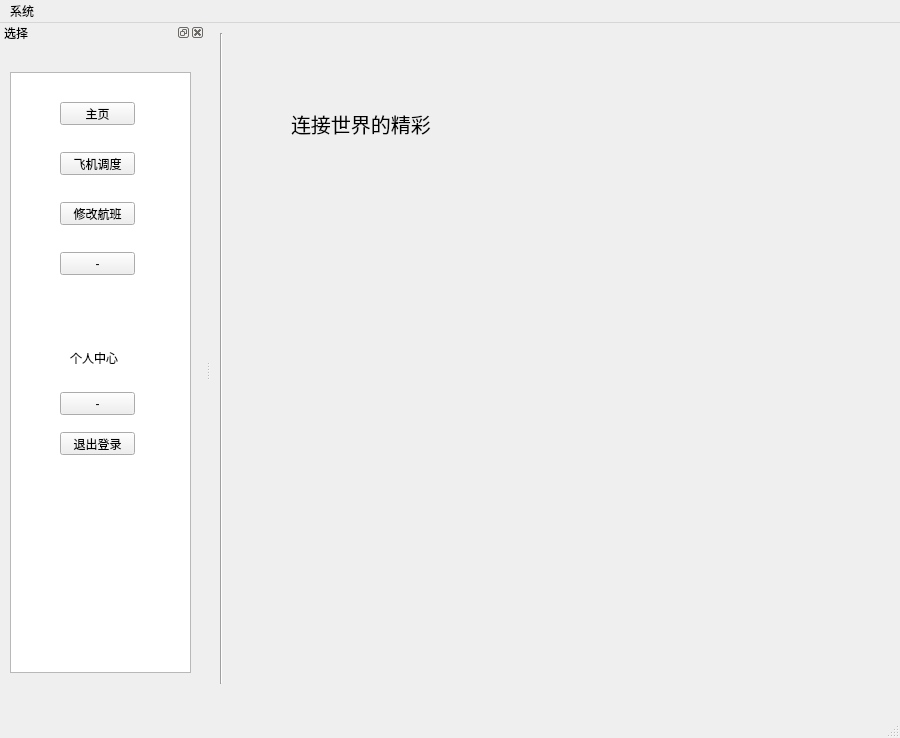
<?xml version="1.0" encoding="UTF-8"?>
<ui version="4.0">
 <class>CatalogWindow</class>
 <widget class="QMainWindow" name="CatalogWindow">
  <property name="geometry">
   <rect>
    <x>0</x>
    <y>0</y>
    <width>900</width>
    <height>738</height>
   </rect>
  </property>
  <property name="windowTitle">
   <string>航空联盟管理系统</string>
  </property>
  <widget class="QWidget" name="centralwidget">
   <widget class="Line" name="line">
    <property name="geometry">
     <rect>
      <x>0</x>
      <y>10</y>
      <width>21</width>
      <height>651</height>
     </rect>
    </property>
    <property name="orientation">
     <enum>Qt::Vertical</enum>
    </property>
   </widget>
   <widget class="QStackedWidget" name="stackedWidget">
    <property name="geometry">
     <rect>
      <x>20</x>
      <y>10</y>
      <width>621</width>
      <height>651</height>
     </rect>
    </property>
    <property name="currentIndex">
     <number>0</number>
    </property>
    <widget class="QWidget" name="Home">
     <widget class="QLabel" name="label_5">
      <property name="geometry">
       <rect>
        <x>60</x>
        <y>70</y>
        <width>151</width>
        <height>41</height>
       </rect>
      </property>
      <property name="font">
       <font>
        <family>方正姚体</family>
        <pointsize>15</pointsize>
       </font>
      </property>
      <property name="text">
       <string>连接世界的精彩</string>
      </property>
     </widget>
    </widget>
    <widget class="QWidget" name="SearchPage">
     <widget class="QLabel" name="label">
      <property name="geometry">
       <rect>
        <x>50</x>
        <y>80</y>
        <width>54</width>
        <height>12</height>
       </rect>
      </property>
      <property name="text">
       <string>出发</string>
      </property>
     </widget>
     <widget class="QLineEdit" name="lineEdit">
      <property name="geometry">
       <rect>
        <x>100</x>
        <y>80</y>
        <width>113</width>
        <height>20</height>
       </rect>
      </property>
     </widget>
     <widget class="QLabel" name="label_2">
      <property name="geometry">
       <rect>
        <x>320</x>
        <y>90</y>
        <width>54</width>
        <height>12</height>
       </rect>
      </property>
      <property name="text">
       <string>到达</string>
      </property>
     </widget>
     <widget class="QLineEdit" name="lineEdit_2">
      <property name="geometry">
       <rect>
        <x>370</x>
        <y>80</y>
        <width>113</width>
        <height>20</height>
       </rect>
      </property>
     </widget>
     <widget class="QLabel" name="label_3">
      <property name="geometry">
       <rect>
        <x>60</x>
        <y>140</y>
        <width>54</width>
        <height>12</height>
       </rect>
      </property>
      <property name="text">
       <string>日期</string>
      </property>
     </widget>
     <widget class="QDateEdit" name="dateEdit">
      <property name="geometry">
       <rect>
        <x>120</x>
        <y>130</y>
        <width>110</width>
        <height>22</height>
       </rect>
      </property>
     </widget>
     <widget class="QLabel" name="label_7">
      <property name="geometry">
       <rect>
        <x>40</x>
        <y>30</y>
        <width>61</width>
        <height>21</height>
       </rect>
      </property>
      <property name="text">
       <string>发布航班</string>
      </property>
     </widget>
    </widget>
    <widget class="QWidget" name="MyOrders">
     <widget class="QLabel" name="label_6">
      <property name="geometry">
       <rect>
        <x>60</x>
        <y>50</y>
        <width>61</width>
        <height>31</height>
       </rect>
      </property>
      <property name="text">
       <string>我的订单</string>
      </property>
     </widget>
    </widget>
   </widget>
  </widget>
  <widget class="QMenuBar" name="menubar">
   <property name="geometry">
    <rect>
     <x>0</x>
     <y>0</y>
     <width>900</width>
     <height>23</height>
    </rect>
   </property>
   <widget class="QMenu" name="menu111">
    <property name="title">
     <string>系统</string>
    </property>
   </widget>
   <addaction name="menu111"/>
  </widget>
  <widget class="QStatusBar" name="statusbar"/>
  <widget class="QDockWidget" name="dockWidget">
   <property name="sizePolicy">
    <sizepolicy hsizetype="Fixed" vsizetype="Fixed">
     <horstretch>0</horstretch>
     <verstretch>0</verstretch>
    </sizepolicy>
   </property>
   <property name="minimumSize">
    <size>
     <width>205</width>
     <height>693</height>
    </size>
   </property>
   <property name="windowTitle">
    <string>选择</string>
   </property>
   <attribute name="dockWidgetArea">
    <number>1</number>
   </attribute>
   <widget class="QWidget" name="dockWidgetContents_2">
    <widget class="QListWidget" name="listWidget">
     <property name="geometry">
      <rect>
       <x>10</x>
       <y>30</y>
       <width>181</width>
       <height>601</height>
      </rect>
     </property>
    </widget>
    <widget class="QPushButton" name="HomeButton">
     <property name="geometry">
      <rect>
       <x>60</x>
       <y>60</y>
       <width>75</width>
       <height>23</height>
      </rect>
     </property>
     <property name="text">
      <string>主页</string>
     </property>
    </widget>
    <widget class="QPushButton" name="Flight_SearchButton">
     <property name="geometry">
      <rect>
       <x>60</x>
       <y>110</y>
       <width>75</width>
       <height>23</height>
      </rect>
     </property>
     <property name="text">
      <string>飞机调度</string>
     </property>
    </widget>
    <widget class="QPushButton" name="Orders_Button">
     <property name="geometry">
      <rect>
       <x>60</x>
       <y>160</y>
       <width>75</width>
       <height>23</height>
      </rect>
     </property>
     <property name="text">
      <string>修改航班</string>
     </property>
    </widget>
    <widget class="QPushButton" name="pushButton_4">
     <property name="geometry">
      <rect>
       <x>60</x>
       <y>210</y>
       <width>75</width>
       <height>23</height>
      </rect>
     </property>
     <property name="text">
      <string>-</string>
     </property>
    </widget>
    <widget class="QLabel" name="label_4">
     <property name="geometry">
      <rect>
       <x>70</x>
       <y>310</y>
       <width>54</width>
       <height>12</height>
      </rect>
     </property>
     <property name="text">
      <string>个人中心</string>
     </property>
    </widget>
    <widget class="QPushButton" name="pushButton_6">
     <property name="geometry">
      <rect>
       <x>60</x>
       <y>350</y>
       <width>75</width>
       <height>23</height>
      </rect>
     </property>
     <property name="text">
      <string>-</string>
     </property>
    </widget>
    <widget class="QPushButton" name="Quit_Button">
     <property name="geometry">
      <rect>
       <x>60</x>
       <y>390</y>
       <width>75</width>
       <height>23</height>
      </rect>
     </property>
     <property name="text">
      <string>退出登录</string>
     </property>
    </widget>
   </widget>
  </widget>
 </widget>
 <resources/>
 <connections/>
</ui>
